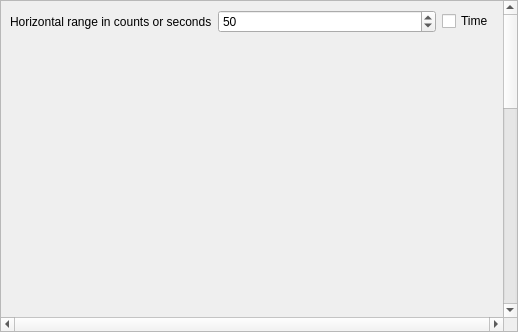
<?xml version="1.0" encoding="UTF-8"?>
<ui version="4.0">
 <class>Graphs</class>
 <widget class="QWidget" name="Graphs">
  <property name="geometry">
   <rect>
    <x>0</x>
    <y>0</y>
    <width>518</width>
    <height>332</height>
   </rect>
  </property>
  <property name="windowTitle">
   <string>Form</string>
  </property>
  <layout class="QHBoxLayout" name="horizontalLayout">
   <property name="spacing">
    <number>0</number>
   </property>
   <property name="leftMargin">
    <number>0</number>
   </property>
   <property name="topMargin">
    <number>0</number>
   </property>
   <property name="rightMargin">
    <number>0</number>
   </property>
   <property name="bottomMargin">
    <number>0</number>
   </property>
   <item>
    <widget class="QScrollArea" name="scrollArea">
     <property name="lineWidth">
      <number>3</number>
     </property>
     <property name="midLineWidth">
      <number>3</number>
     </property>
     <property name="verticalScrollBarPolicy">
      <enum>Qt::ScrollBarAlwaysOn</enum>
     </property>
     <property name="horizontalScrollBarPolicy">
      <enum>Qt::ScrollBarAlwaysOn</enum>
     </property>
     <property name="widgetResizable">
      <bool>true</bool>
     </property>
     <widget class="QWidget" name="scrollAreaWidgetContents">
      <property name="geometry">
       <rect>
        <x>0</x>
        <y>0</y>
        <width>495</width>
        <height>988</height>
       </rect>
      </property>
      <layout class="QVBoxLayout" name="verticalLayout_4">
       <item>
        <layout class="QHBoxLayout" name="horizontalLayout_2">
         <item>
          <widget class="QLabel" name="label">
           <property name="sizePolicy">
            <sizepolicy hsizetype="Maximum" vsizetype="Preferred">
             <horstretch>0</horstretch>
             <verstretch>0</verstretch>
            </sizepolicy>
           </property>
           <property name="text">
            <string>Horizontal range in counts or seconds</string>
           </property>
          </widget>
         </item>
         <item>
          <widget class="QSpinBox" name="spinBox_horizontalRange">
           <property name="minimum">
            <number>10</number>
           </property>
           <property name="maximum">
            <number>1000000000</number>
           </property>
           <property name="value">
            <number>50</number>
           </property>
          </widget>
         </item>
         <item>
          <widget class="QCheckBox" name="checkBox_time">
           <property name="sizePolicy">
            <sizepolicy hsizetype="Maximum" vsizetype="Fixed">
             <horstretch>0</horstretch>
             <verstretch>0</verstretch>
            </sizepolicy>
           </property>
           <property name="text">
            <string>Time</string>
           </property>
          </widget>
         </item>
        </layout>
       </item>
       <item>
        <widget class="QCustomPlot" name="frame_graph_bat_v">
         <property name="minimumSize">
          <size>
           <width>200</width>
           <height>150</height>
          </size>
         </property>
        </widget>
       </item>
       <item>
        <widget class="QCustomPlot" name="frame_sensor1">
         <property name="minimumSize">
          <size>
           <width>0</width>
           <height>150</height>
          </size>
         </property>
        </widget>
       </item>
       <item>
        <widget class="QCustomPlot" name="frame_sensor2">
         <property name="minimumSize">
          <size>
           <width>0</width>
           <height>150</height>
          </size>
         </property>
        </widget>
       </item>
       <item>
        <widget class="QCustomPlot" name="frame_sensor3">
         <property name="minimumSize">
          <size>
           <width>0</width>
           <height>150</height>
          </size>
         </property>
        </widget>
       </item>
       <item>
        <widget class="QCustomPlot" name="frame_bitrate">
         <property name="minimumSize">
          <size>
           <width>0</width>
           <height>150</height>
          </size>
         </property>
        </widget>
       </item>
       <item>
        <widget class="QCustomPlot" name="frame_RSSI">
         <property name="minimumSize">
          <size>
           <width>0</width>
           <height>150</height>
          </size>
         </property>
        </widget>
       </item>
      </layout>
     </widget>
    </widget>
   </item>
  </layout>
 </widget>
 <customwidgets>
  <customwidget>
   <class>QCustomPlot</class>
   <extends>QFrame</extends>
   <header>..\qcustomplot\qcustomplot.h</header>
   <container>1</container>
  </customwidget>
 </customwidgets>
 <resources/>
 <connections/>
</ui>
